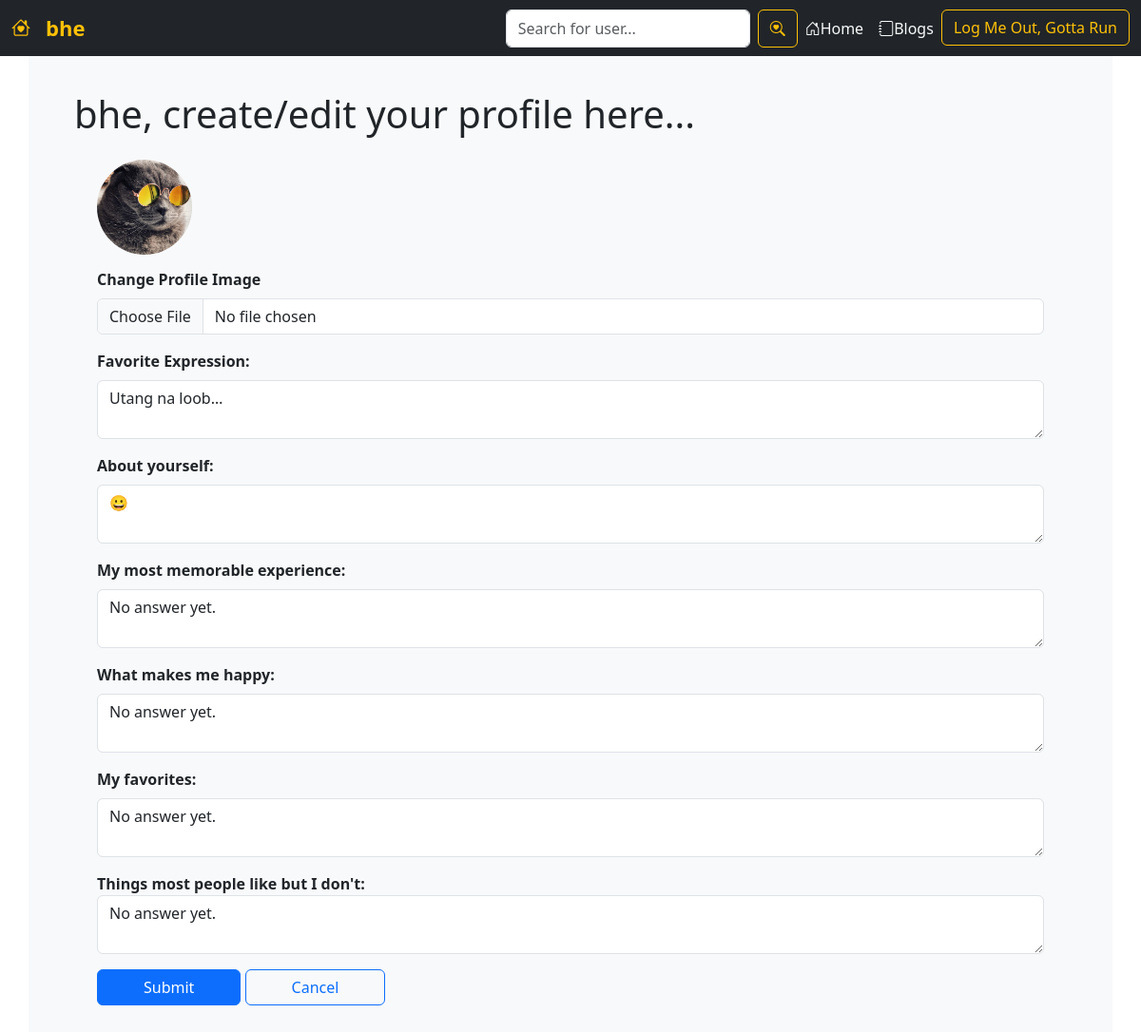
Before: /create_profile/ (signed in) with the older database file.
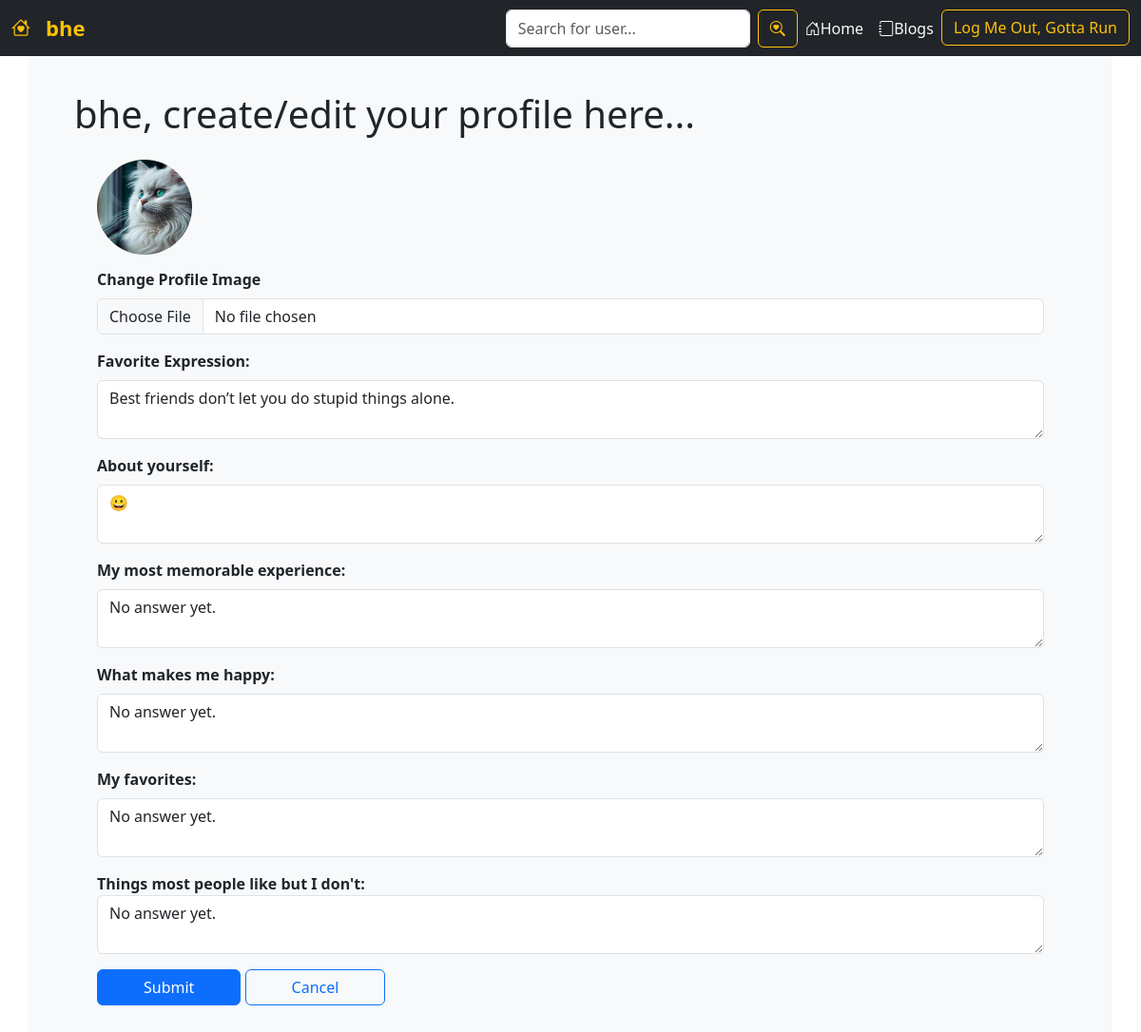
After: the same page with the newer database file.
### users/models.py (models this page shows, shortened)
class Profile(models.Model):
    user = models.OneToOneField(User, on_delete=models.CASCADE)
    motto = models.TextField(max_length=300, default="Best friends don’t let you do stupid things alone.")
    about_yourself = models.TextField(max_length=2000, default="😀")
    profile_pic = models.ImageField(default='profilepic.jpg',upload_to='profile_pictures')
    q1 = models.TextField(max_length=1000, default="No answer yet.")
    q2 = models.TextField(max_length=1000, default="No answer yet.")
    q3 = models.TextField(max_length=1000, default="No answer yet.")
    q4 = models.TextField(max_length=1000, default="No answer yet.")
    verified = models.BooleanField(default=False)

### users/views.py (the view, shortened to what this page needs)
# urls.py: path('create_profile/', views.create_profile,name='create-profile'),
@login_required
def create_profile(request):
    user_profile = Profile.objects.get(user=request.user)
    return render(request,'users/profile_form.html', {'user_profile': user_profile})

### users/templates/users/profile_form.html (shortened to what this page needs)
{% extends 'users/base.html' %}
{% block content %}
<div class="container bg-light px-5 py-5">
    <h2 class="pt-5 display-6">{{ user.username }}, create/edit your profile here...</h2>
    <form method="post" enctype="multipart/form-data" class="px-4 py-3">
      <div class="mb-3">
        <img width="100" height="100" style="object-fit:cover; border-radius: 50px; margin-bottom:14px;" src="{{user_profile.profile_pic.url}}" /><br>
        <label for="image" class="form-label fw-bold">Change Profile Image</label>
        <input type="file" name="image" id="image" class="form-control shadow-none bg-gray-100">
      </div>
      <div class="mb-3">
        <label for="motto" class="form-label fw-bold">Favorite Expression:</label>
        <textarea id="motto" name="motto" class="form-control">{{user_profile.motto}}</textarea>
      </div>
      <div class="mb-3">
        <label for="about_yourself" class="form-label fw-bold">About yourself:</label>
        <textarea id="about_yourself" name="about_yourself" class="form-control">{{user_profile.about_yourself}}</textarea>
      </div>
      <div class="mb-3">
        <label for="q1" class="form-label fw-bold">My most memorable experience:</label>
        <textarea id="q1" name="q1" class="form-control">{{user_profile.q1}}</textarea>
      </div>
      <div class="mb-3">
        <label for="q2" class="form-label fw-bold">What makes me happy:</label>
        <textarea id="q2" name="q2" class="form-control">{{user_profile.q2}}</textarea>
      </div>
      <div class="mb-3">
        <label for="q3" class="form-label fw-bold">My favorites:</label>
        <textarea id="q3" name="q3" class="form-control">{{user_profile.q3}}</textarea>
      </div>
      <div class="mb-3">
        <label for="q4" class="form-labe fw-bold">Things most people like but I don't:</label>
        <textarea id="q4" name="q4" class="form-control">{{user_profile.q4}}</textarea>
      </div>
      <button type="submit" class="btn btn-primary px-5">Submit</button>
      <a href="{% url 'users:index' %}" class="btn btn-outline-primary px-5">Cancel</a>
     </form>
  </div>
{% endblock %}

Changed rows visible on the page:
removed Profile: profile_pic (picture), motto "Utang na loob…", about_yourself "😀", q1 "No answer yet.", q2 "No answer yet.", q3 "No answer yet.", q4 "No answer yet."
added Profile: profile_pic (picture), motto "Best friends don’t let you do stupid things alone.", about_yourself "😀", q1 "No answer yet.", q2 "No answer yet.", q3 "No answer yet.", q4 "No answer yet."
